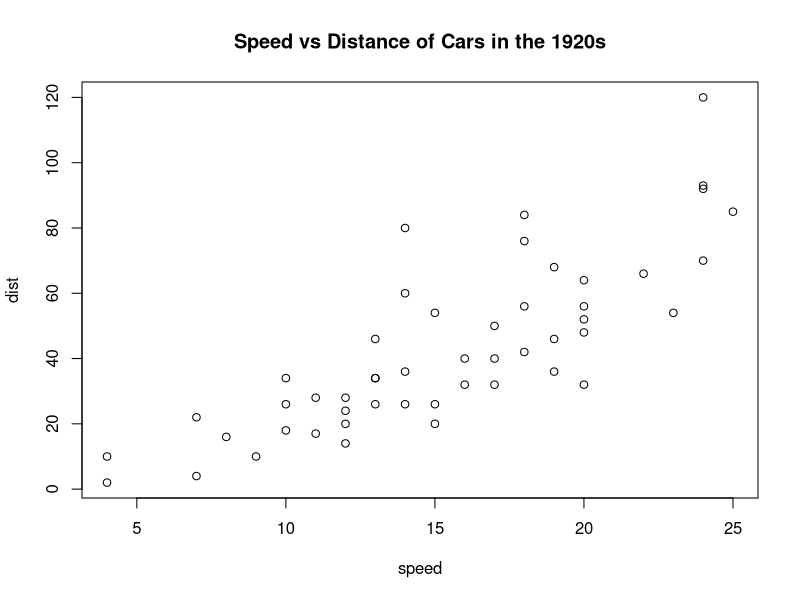
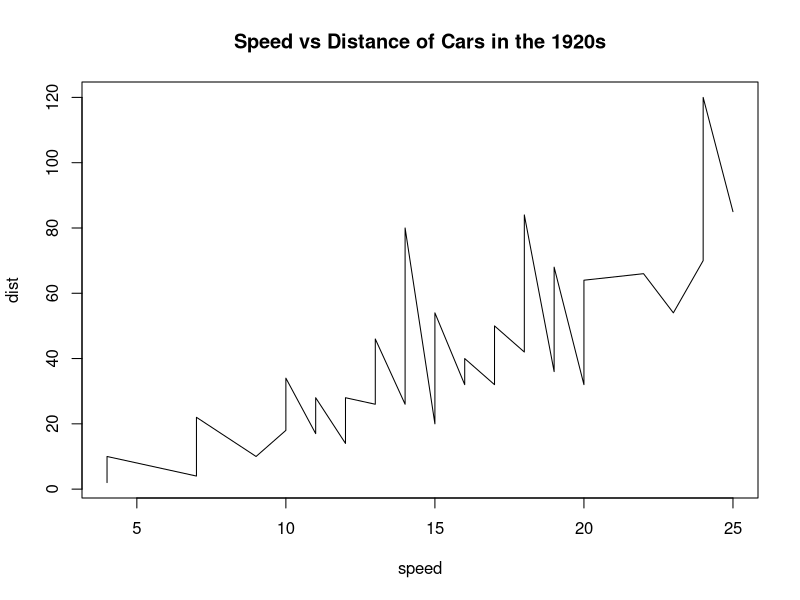

Write R code to recreate these figures, in order.
## ---- chunk 1

knitr::opts_knit$set(root.dir = '/tmp')

attach(cars)
print(cars)

## ---- chunk 2
# Add code here.  See manual page for the plot() command.
plot(cars, main="Speed vs Distance of Cars in the 1920s", type = 'p')
plot(cars, main="Speed vs Distance of Cars in the 1920s", type = 'l')

## ---- chunk 3
# Add code here.  See manual page for the summary() command.
summary_cars <- summary(cars)
summary_cars
## ---- chunk 4
# Add code here.  Save maximum speed in a variable called "max.speed" and
# minimum distance in a variable called "min.dist".  
max.speed <- max(cars$speed)
min.dist <- min(cars$dist)

# The code below will then print your output.

str <- paste0("Maximum speed is ", max.speed, ", and minimum distance is ", 
              min.dist)
str
## ---- chunk 5
# Add code here
ratio <- c(cars$speed/cars$dist)
ratio

## ---- chunk 6
# Add code here
cars$ratio <- ratio
cars
